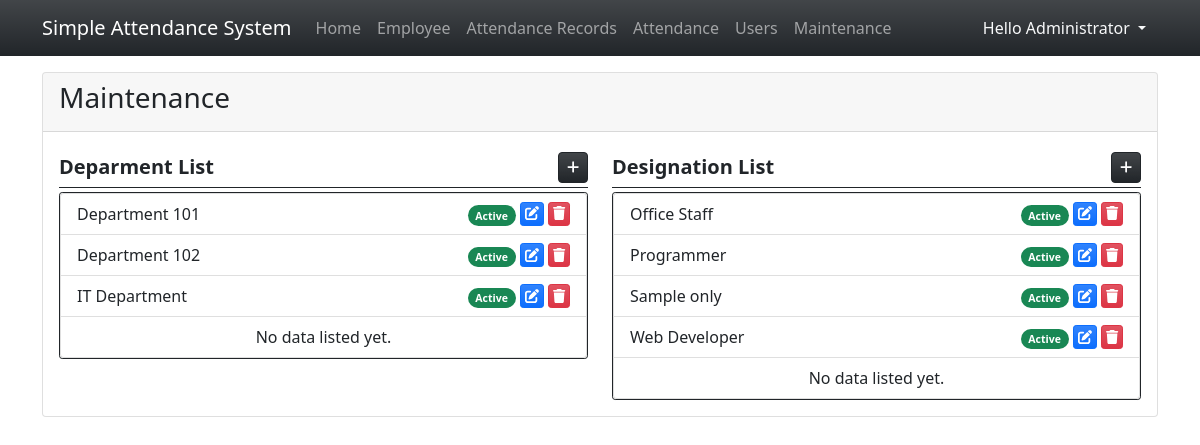
Screenshot of /?page=maintenance (signed in) with the database file from the repository.
### tables this page shows
CREATE TABLE department_list (
            `department_id` INTEGER NOT NULL PRIMARY KEY AUTOINCREMENT,
            `name` TEXT NOT NULL,
            `status` INTEGER NOT NULL DEFAULT 1,
            `date_created` TIMESTAMP DEFAULT CURRENT_TIMESTAMP
        );

CREATE TABLE designation_list (
            `designation_id` INTEGER NOT NULL PRIMARY KEY AUTOINCREMENT,
            `name` TEXT NOT NULL,
            `status` INTEGER NOT NULL DEFAULT 1,
            `date_created` TIMESTAMP DEFAULT CURRENT_TIMESTAMP
        );

### maintenance.php (the view, shortened to what this page needs)
<div class="card h-100 d-flex flex-column">
    <div class="card-header d-flex justify-content-between">
        <h3 class="card-title">Maintenance</h3>
    </div>
    <div class="card-body flex-grow-1">
        <div class="col-12 h-100">
            <div class="row h-100">
                <div class="col-md-6 h-100 d-flex flex-column">
                    <div class="w-100 d-flex border-bottom border-dark py-1 mb-1">
                        <div class="fs-5 col-auto flex-grow-1"><b>Deparment List</b></div>
                        <div class="col-auto flex-grow-0 d-flex justify-content-end">
                            <a href="javascript:void(0)" id="new_department" class="btn btn-dark btn-sm bg-gradient rounded-2" title="Add Department"><span class="fa fa-plus"></span></a>
                        </div>
                    </div>
                    <div class="h-100 overflow-auto border rounded-1 border-dark">
                        <ul class="list-group">
                            <?php
                            $dept_qry = $conn->query("SELECT * FROM `department_list` order by `name` asc");
                            while($row = $dept_qry->fetchArray()):
                            ?>
                            <li class="list-group-item d-flex">
                                <div class="col-auto flex-grow-1">
                                    <?php echo $row['name'] ?>
                                </div>
                                <div class="col-auto">
                                    <?php if($row['status'] == 1): ?>
                                        <a href="javascript:void(0)" class="update_stat_dept badge bg-success bg-gradiend rounded-pill text-decoration-none me-1" title="Update Status" data-toStat = "0" data-id="<?php echo $row['department_id'] ?>" data-name="<?php echo $row['name'] ?>"><small>Active</small></a>
                                        <?php else: ?>
                                        <a href="javascript:void(0)" class="update_stat_dept badge bg-secondary bg-gradiend rounded-pill text-decoration-none me-1" title="Update Status" data-toStat = "1" data-id="<?php echo $row['department_id'] ?>"  data-name="<?php echo $row['name'] ?>"><small>Inactive</small></a>
                                    <?php endif; ?>
                                </div>
                                <div class="col-auto d-flex justify-content-end">
                                    <a href="javascript:void(0)" class="edit_department btn btn-sm btn-primary bg-gradient py-0 px-1 me-1" title="Edit Department Details" data-id="<?php echo $row['department_id'] ?>"  data-name="<?php echo $row['name'] ?>"><span class="fa fa-edit"></span></a>
                                    <a href="javascript:void(0)" class="delete_department btn btn-sm btn-danger bg-gradient py-0 px-1" title="Delete Department" data-id="<?php echo $row['department_id'] ?>"  data-name="<?php echo $row['name'] ?>"><span class="fa fa-trash"></span></a>
                                </div>
                            </li>
                            <?php endwhile; ?>
                            <?php if(!$dept_qry->fetchArray()): ?>
                                <li class="list-group-item text-center">No data listed yet.</li>
                            <?php endif; ?>
                        </ul>
                    </div>
                </div>
                <div class="col-md-6 h-100 d-flex flex-column">
                    <div class="w-100 d-flex border-bottom border-dark py-1 mb-1">
                        <div class="fs-5 col-auto flex-grow-1"><b>Designation List</b></div>
                        <div class="col-auto flex-grow-0 d-flex justify-content-end">
                            <a href="javascript:void(0)" id="new_designation" class="btn btn-dark btn-sm bg-gradient rounded-2" title="Add Designation"><span class="fa fa-plus"></span></a>
                        </div>
                    </div>
                    <div class="h-100 overflow-auto border rounded-1 border-dark">
                        <ul class="list-group">
                            <?php
                            $dept_qry = $conn->query("SELECT * FROM `designation_list` order by `name` asc");
                            while($row = $dept_qry->fetchArray()):
                            ?>
                            <li class="list-group-item d-flex">
                                <div class="col-auto flex-grow-1">
                                    <?php echo $row['name'] ?>
                                </div>
                                <div class="col-auto">
                                    <?php if($row['status'] == 1): ?>
                                        <a href="javascript:void(0)" class="update_stat_desg badge bg-success bg-gradiend rounded-pill text-decoration-none me-1" title="Update Status" data-toStat = "0" data-id="<?php echo $row['designation_id'] ?>" data-name="<?php echo $row['name'] ?>"><small>Active</small></a>
                                        <?php else: ?>
                                        <a href="javascript:void(0)" class="update_stat_desg badge bg-secondary bg-gradiend rounded-pill text-decoration-none me-1" title="Update Status" data-toStat = "1" data-id="<?php echo $row['designation_id'] ?>"  data-name="<?php echo $row['name'] ?>"><small>Inactive</small></a>
                                    <?php endif; ?>
                                </div>
                                <div class="col-auto d-flex justify-content-end">
                                    <a href="javascript:void(0)" class="edit_designation btn btn-sm btn-primary bg-gradient py-0 px-1 me-1" title="Edit Designation Details" data-id="<?php echo $row['designation_id'] ?>"  data-name="<?php echo $row['name'] ?>"><span class="fa fa-edit"></span></a>
                                    <a href="javascript:void(0)" class="delete_designation btn btn-sm btn-danger bg-gradient py-0 px-1" title="Delete Designation" data-id="<?php echo $row['designation_id'] ?>"  data-name="<?php echo $row['name'] ?>"><span class="fa fa-trash"></span></a>
                                </div>
                            </li>
                            <?php endwhile; ?>
                            <?php if(!$dept_qry->fetchArray()): ?>
                                <li class="list-group-item text-center">No data listed yet.</li>
                            <?php endif; ?>
                        </ul>
                    </div>
                </div>
            </div>
        </div>
    </div>
</div>

### index.php (style rules this page uses)
html,body { height:100%; width:100%; }

### rows the page displays
department_list: name "Department 101"
department_list: name "Department 102"
department_list: name "IT Department"
designation_list: name "Office Staff"
designation_list: name "Programmer"
designation_list: name "Sample only"
designation_list: name "Web Developer"

### other values shown
$_SESSION['fullname'] "Administrator"
